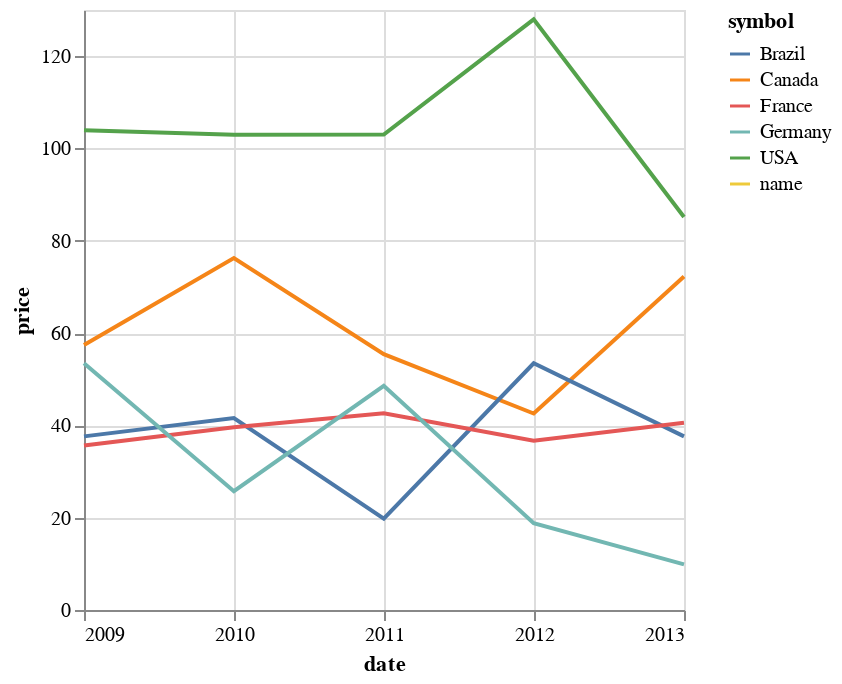

Notebook cell for this chart:
### Markdown cell above
As we can see, it's a fully functional SQL clients, and we can go beyond that!

### Data Visualization

Most data scientists use Jupyter and Python kernel to do data analyzing and visualizing. The main logic is to query data from databases and using matplotlib to do visualization, which full of glue code.

With xeus-tidb, we can easily achive this goal, and the code is more compact and maintainable. We use [vega-lite](https://vega.github.io/vega-lite/examples/) as our graphing tools. According to it's official website:
>  Vega-Lite is a high-level grammar of interactive graphics. It provides a concise, declarative JSON syntax to create an expressive range of visualizations for data analysis and presentation. 

And it had been bundled with JupyterLab by default. In xeus-tidb, we use the `%VEGA-LITE` magic code followed by the spec file which describe the graphing properties, and then the SQL command which get the data we want to plot. Quite simple, right? Let's go through some examples. 

#### line chart

A line chart gives us a clear visualization of where the price of a product has traveled over a given time period. In this example we can see the sales history by countries.

### Code cell
%VEGA-LITE specs/line_color.vl.json 
SELECT 
    EXTRACT(YEAR FROM invoiceDate) as date,
    BillingCountry as symbol,
    sum(total) as price
From Invoice
where BillingCountry in ("USA", "Canada", "Germany", "Brazil", "France")
group by date, symbol

### Figure 1 — Vega-Lite specification as saved in the notebook (floating-point values rounded to 4 significant figures)
{"$schema": "https://vega.github.io/schema/vega-lite/v4.json", "data": {"values": [{"date": "name", "price": "name", "symbol": "name"}, {"date": "2013", "price": "72.27", "symbol": "Canada"}, {"date": "2009", "price": "57.42", "symbol": "Canada"}, {"date": "2009", "price": "37.62", "symbol": "Brazil"}, {"date": "2011", "price": "103.01", "symbol": "USA"}, {"date": "2009", "price": "35.64", "symbol": "France"}, {"date": "2013", "price": "40.59", "symbol": "France"}, {"date": "2012", "price": "18.81", "symbol": "Germany"}, {"date": "2011", "price": "48.57", "symbol": "Germany"}, {"date": "2013", "price": "85.14", "symbol": "USA"}, {"date": "2010", "price": "76.26", "symbol": "Canada"}, {"date": "2012", "price": "36.66", "symbol": "France"}, {"date": "2012", "price": "53.46", "symbol": "Brazil"}, {"date": "2013", "price": "9.9", "symbol": "Germany"}, {"date": "2011", "price": "42.61", "symbol": "France"}, {"date": "2012", "price": "127.98", "symbol": "USA"}, {"date": "2013", "price": "37.62", "symbol": "Brazil"}, {"date": "2010", "price": "25.74", "symbol": "Germany"}, {"date": "2010", "price": "39.6", "symbol": "France"}, {"date": "2011", "price": "19.8", "symbol": "Brazil"}, {"date": "2010", "price": "102.98", "symbol": "USA"}, {"date": "2010", "price": "41.6", "symbol": "Brazil"}, {"date": "2012", "price": "42.57", "symbol": "Canada"}, {"date": "2011", "price": "55.44", "symbol": "Canada"}, {"date": "2009", "price": "53.46", "symbol": "Germany"}, {"date": "2009", "price": "103.95", "symbol": "USA"}]}, "description": "Stock prices of 5 Tech Companies over Time.", "encoding": {"color": {"field": "symbol", "type": "nominal"}, "x": {"field": "date", "type": "temporal"}, "y": {"field": "price", "type": "quantitative"}}, "mark": "line"}
